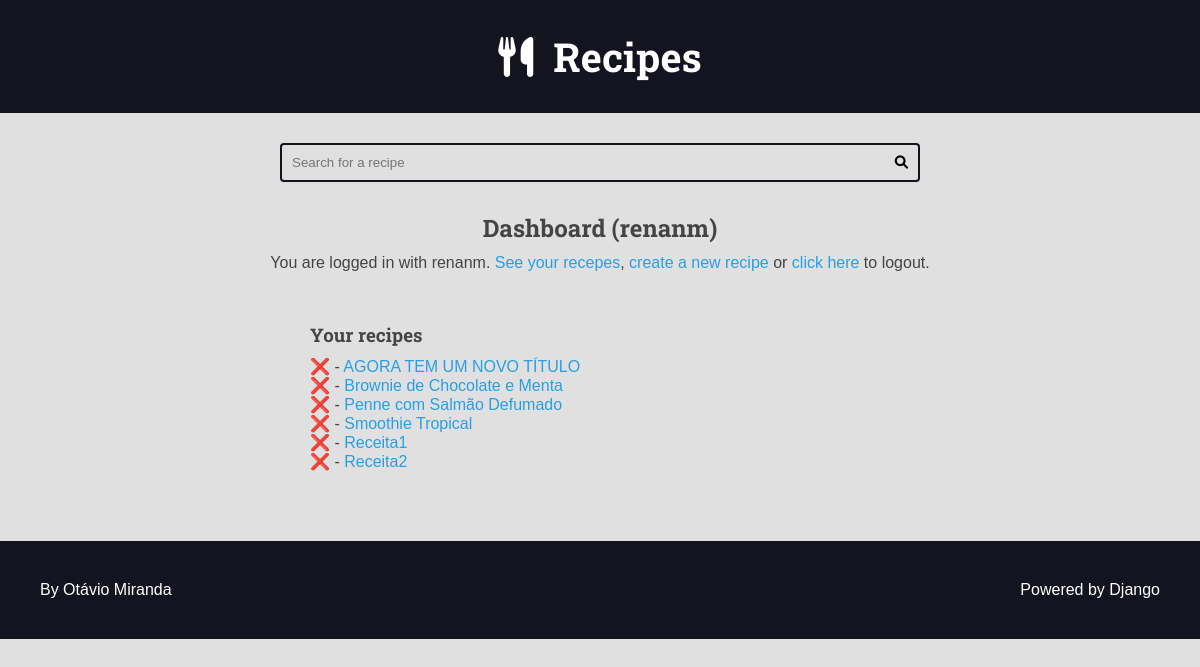
Page /authors/dashboard/ (signed in) on the earlier database version.
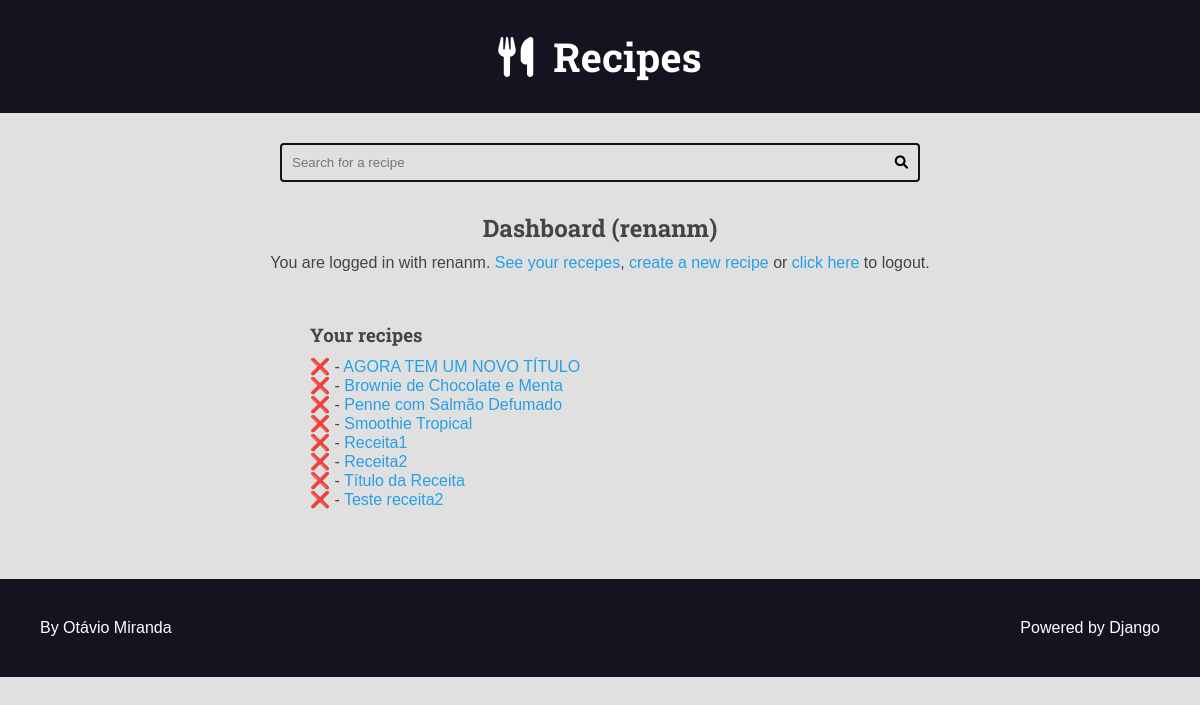
Same page on the later database version.
### recipes/models.py (models this page shows, shortened)
class Recipe(models.Model):
    title = models.CharField(max_length=65)
    description = models.CharField(max_length=165)
    slug = models.SlugField(unique=True)
    preparation_time = models.IntegerField()
    preparation_time_unit = models.CharField(max_length=65)
    servings = models.IntegerField()
    servings_unit = models.CharField(max_length=65)
    preparation_steps = models.TextField()
    preparation_step_is_html = models.BooleanField(default=False)
    created_at = models.DateTimeField(auto_now_add=True)
    updated_at = models.DateTimeField(auto_now=True)
    is_published = models.BooleanField(default=False)
    cover = models.ImageField(
        upload_to='recipes/covers/%Y/%m/%d/', blank=True, default='')
    category = models.ForeignKey(
        Category, on_delete=models.SET_NULL, null=True, blank=True, default=None,
    )
    author = models.ForeignKey(
        User, on_delete=models.SET_NULL, null=True
    )

### authors/views.py (the view)
# urls.py: path('dashboard/', views.dashboard, name='dashboard'),
@login_required(login_url='authors:login', redirect_field_name='next')
def dashboard(request):
    recipes = Recipe.objects.filter(
        is_published=False,
        author=request.user,
    )
    return render(
        request,
        'authors/pages/dashboard.html',
        context={
            'recipes': recipes,
        }
    )

### authors/templates/authors/pages/dashboard.html (shortened to what this page needs)
{% extends 'global/base.html' %}
{% block content %}
  <div class="main-content center container">
    <h2>Dashboard ({{ user }})</h2>
    {% include 'authors/partials/login_message.html' %}
    <div class="authors-dashboard-container">
      <h3>Your recipes</h3>
      <ul>
        {% for recipe in recipes %}
          <li>
            <form class="inline-form form-delete" action="{% url 'authors:dashboard_recipe_delete' %}" method="POST">
              <button class="plaintext-button" type="submit">❌</button>
            </form> -
            <a href="{% url 'authors:dashboard_recipe_edit' recipe.id %}">{{ recipe.title }}</a>
          </li>
        {% empty %}
          <li>
            <p>You do not have recipes, please create one.</p>
          </li>
        {% endfor %}
      </ul>
    </div>
  </div>
{% endblock content %}

Differences in the rows shown:
added Recipe: title "Título da Receita"
added Recipe: title "Teste receita2"
